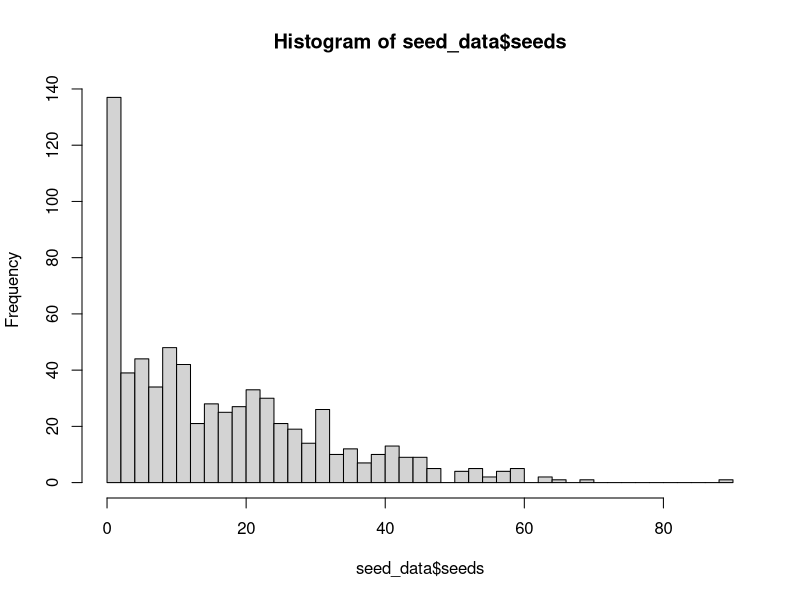
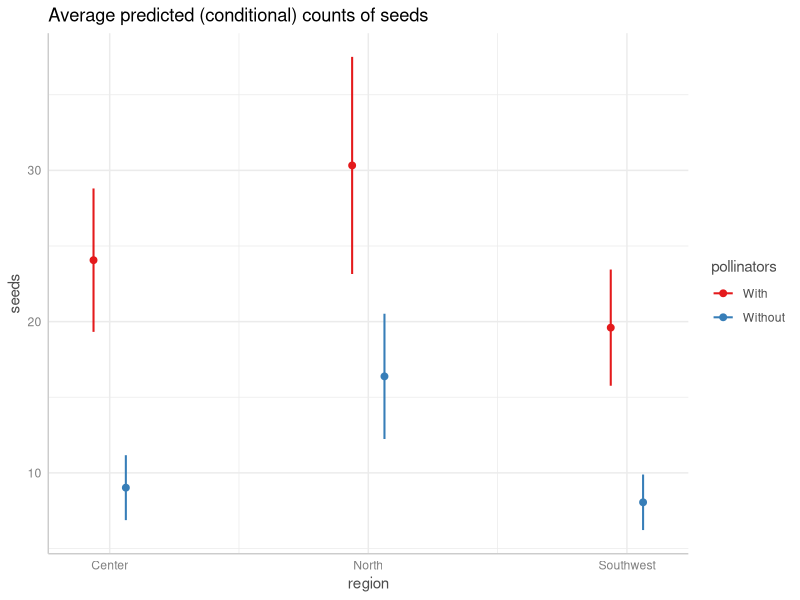
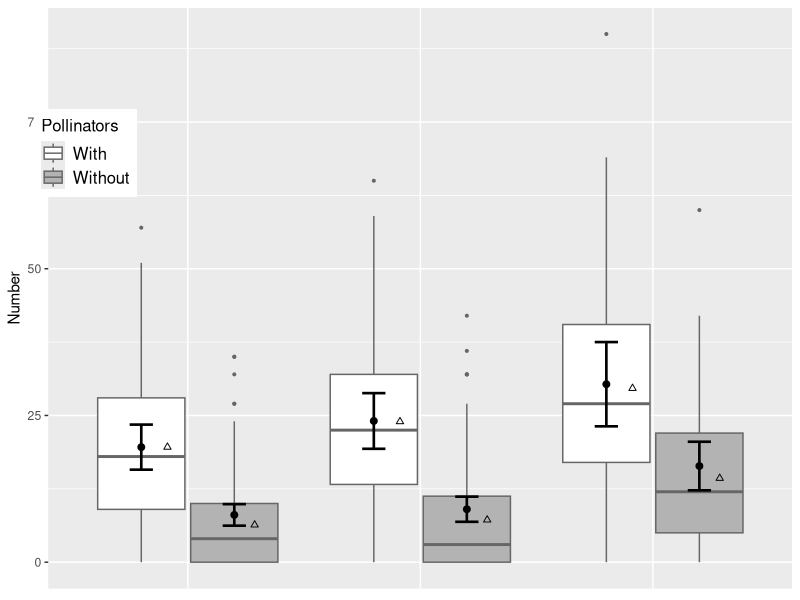
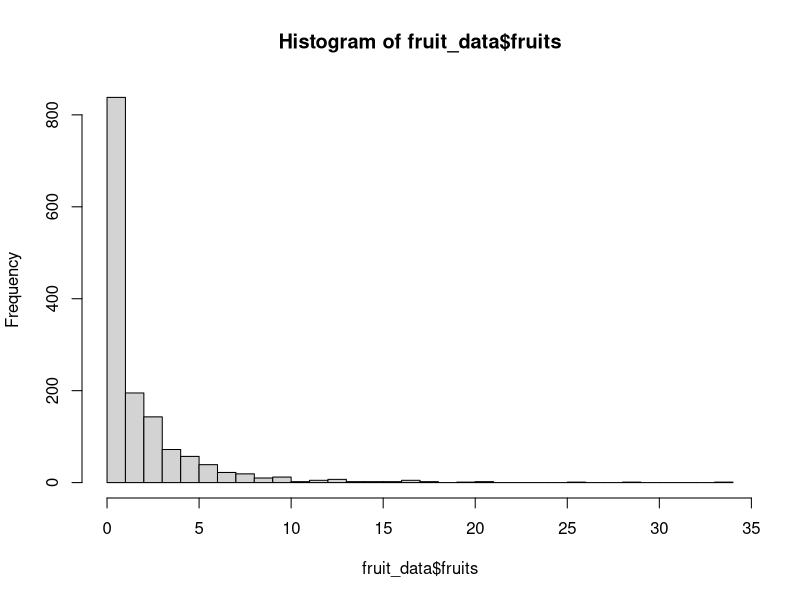
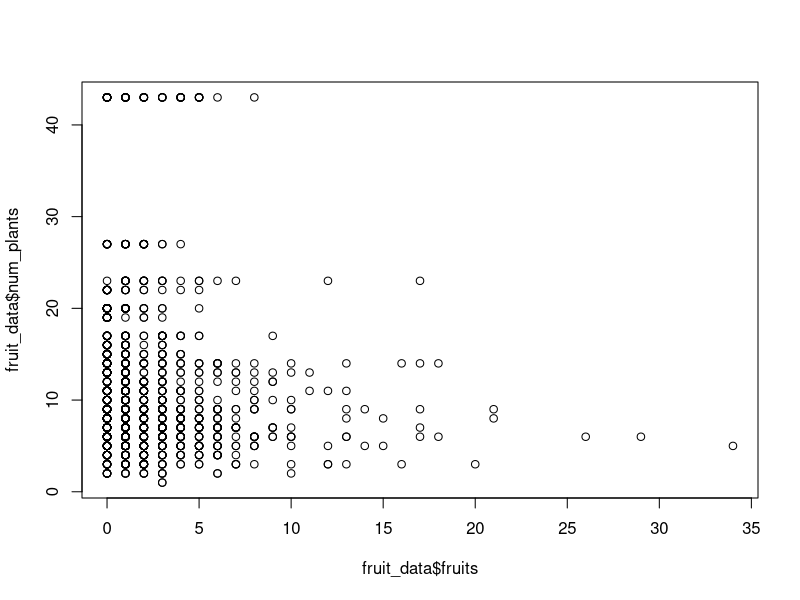
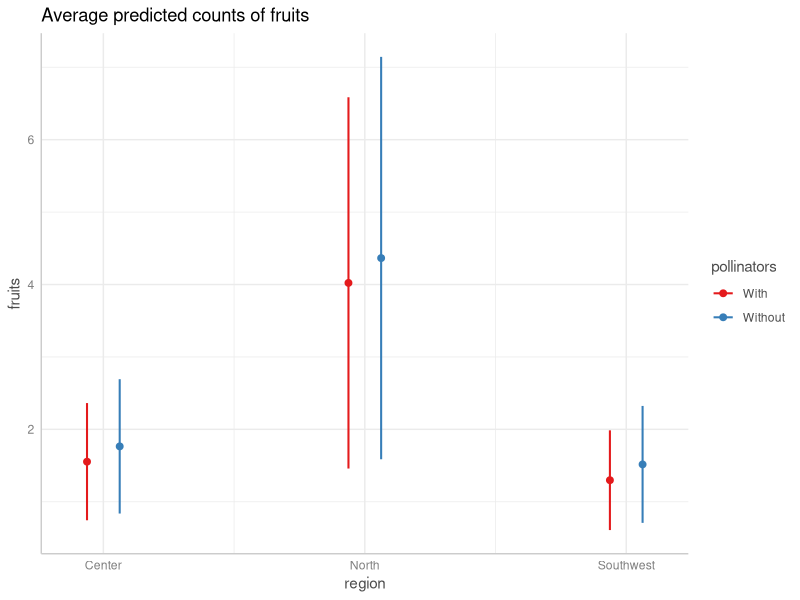
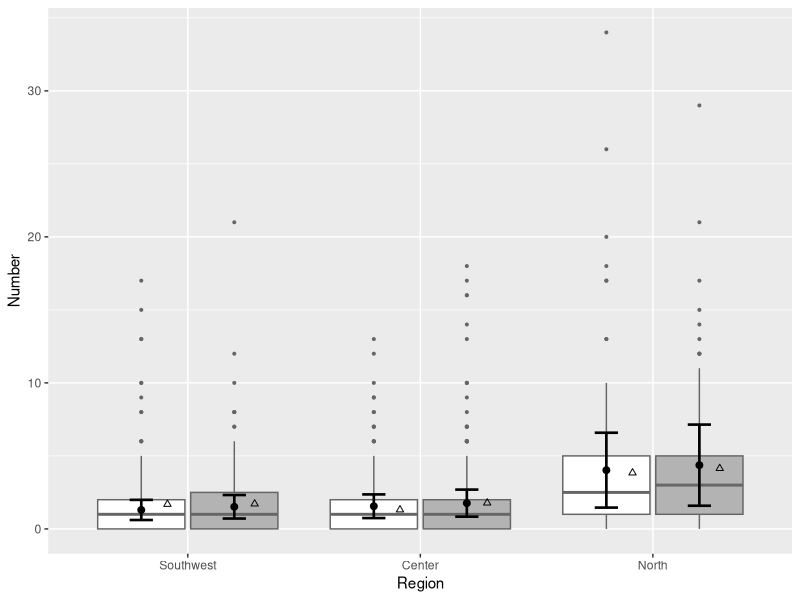
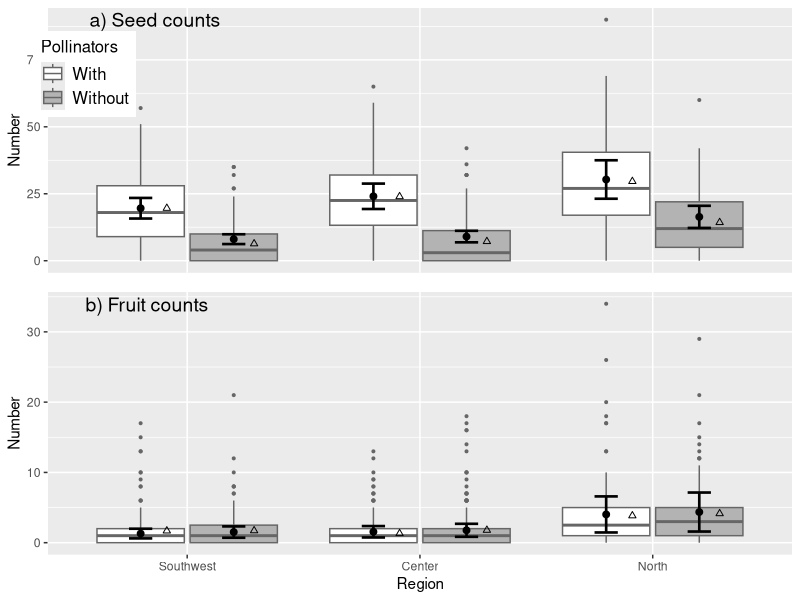

The R source for these figures, in order: (Note: this script raises an error after producing the figures.)
library(tidyverse) # for dataframe manipulation
library(glmmTMB) # for models
library(cowplot) # for figure aesthetics
library(ggeffects) # for prediction plots
library(magrittr) # for %<>%



# load and prep data ------------------------------------------------------

# site locations
locs = read.csv("data/all_clim.csv") %>% 
  select(site, lat)

# import fruit data
fruit_data <- read.csv("data/fruits.csv") %>% 
  filter(damage != "yes") %>% # remove damaged plants
  dplyr::select(fruits, net, water, region, site, blocksite, MAP_hist, 
                MAT_hist, Tsum_exp, PPT_sm_exp) %>% # select relevant columns
  mutate(pollinators = ifelse(net == "yes", "Without", "With")) # make inverted column, if plot was netted, no pollinators

fruit_data = left_join(fruit_data, locs)

plants_per_plot = fruit_data %>% group_by(site, net, water, blocksite) %>% summarize(num_plants = n())

fruit_data = left_join(fruit_data, plants_per_plot)

fruit_data$pollinators = factor(fruit_data$pollinators, levels = c("With", "Without")) # code this as a factor

# calculate means and SDs of predictors to backtransform for plots after scaling
PPT_sm_exp_mean = mean(fruit_data$PPT_sm_exp) 
PPT_sm_exp_sd = sd(fruit_data$PPT_sm_exp) 
MAT_mean = mean(fruit_data$MAT_hist) 
MAT_sd = sd(fruit_data$MAT_hist) 

# import seed data
seed_data <- read.csv("data/seeds.csv") %>% 
  filter(exclude_seeds_estimated != "yes") %>% # exclude fruits without precise seed counts
  dplyr::select(seeds, net, water, region, site, blocksite, MAP_hist,
                MAT_hist, Tsum_exp, PPT_sm_exp) %>% # select relevant columns
  mutate(pollinators = ifelse(net == "yes",  "Without", "With")) # make inverted column, if plot was netted, no pollinators

seed_data = left_join(seed_data, locs)
seed_data = left_join(seed_data, plants_per_plot)

seed_data$pollinators = factor(seed_data$pollinators, levels = c("With", "Without")) # code this as a factor

# scale all predictors
fruit_data$MAP_hist %<>% scale() %>% as.vector()
fruit_data$MAT_hist %<>% scale() %>% as.vector()
fruit_data$Tsum_exp %<>% scale() %>% as.vector()
fruit_data$PPT_sm_exp %<>% scale() %>% as.vector()

seed_data$MAP_hist %<>% scale() %>% as.vector()
seed_data$MAT_hist %<>% scale() %>% as.vector()
seed_data$Tsum_exp %<>% scale() %>% as.vector()
seed_data$PPT_sm_exp %<>% scale() %>% as.vector()

# subtract 1 from fruits to conform to negative binomial
fruit_data$fruits %<>% subtract(1)



# region and seeds --------------------------------------------------------

# make region a factor with center first for models, but in geographic order for plotting
seed_data$region = factor(seed_data$region, levels = c("Center", "North", "Southwest"))
seed_data$region_ordered = factor(seed_data$region, levels = c("Southwest", "Center", "North"))

# make a combined treatment column
seed_data$trt = paste0("Net", seed_data$net, "Water", seed_data$water)
# convert to pretty labels
seed_data$trtlabel = ifelse(seed_data$trt == "NetnoWaterno", "control", ifelse(seed_data$trt == "NetnoWateryes", "water addition", ifelse(seed_data$trt == "NetyesWaterno","pollinator exclusion", "both")))
# order labels
seed_data$trtlabel = factor(seed_data$trtlabel, levels = c("control", "water addition", "pollinator exclusion", "both"))

# table of seed set in different treatments
seed_data %>% group_by(pollinators, region) %>% summarize(seeds = mean(seeds))

# check out data distribution
hist(seed_data$seeds, breaks = 40)

# run model
seeds_reg_mod = glmmTMB(seeds ~ region*pollinators + num_plants + (1|site/blocksite), data = seed_data, family = nbinom2, ziformula = ~ 1)
summary(seeds_reg_mod)
# effect of pollinators, interaction between pollinators and north

# generate model predictions for plotting
pred_region = ggaverage(seeds_reg_mod, term = c("region", "pollinators"))
# check it out
plot(pred_region)
# change numeric column to region
pred_region$region = c("Center", "Center", "North", "North", "Southwest", "Southwest")
# alternate order for plotting
pred_region$region_ordered = factor(pred_region$region, levels = c("Southwest", "Center", "North"))
# make pollinator column
pred_region$pollinators = factor(pred_region$group, levels = c("With", "Without"))

# make plot
reg_a = ggplot() +
  # boxplots of raw data
  geom_boxplot(data = seed_data, aes(y = seeds, x = region_ordered, fill = pollinators), position = position_dodge(width = 0.8), color = "grey40", outlier.size = 0.7) +
  # model predicted means
  geom_point(data = pred_region, aes(y = predicted, x = region_ordered, group = pollinators), size = 2, 
                  position = position_dodge(width = 0.8)) +
  # confidence interval
  geom_errorbar(data = pred_region, aes(ymin = conf.low, ymax = conf.high, x = region_ordered, group = pollinators), size = 0.9, 
                  position = position_dodge(width = 0.8), width = 0.2) +
  # raw means  
  stat_summary(data = seed_data, aes(y = seeds, x = as.numeric(region_ordered) + 0.1, group = pollinators), geom = "point", fun.data = "mean_se", 
               position = position_dodge(width = 0.75), shape = 2, color = "black") +
  scale_fill_manual(values = c("white", "grey70")) +
  xlab("Region") +
  ylab("Number") +
  guides(fill = guide_legend(title = "Pollinators")) +
  theme(legend.position = c(0.05, 0.75),
        axis.title.x = element_blank(),
        axis.text.x = element_blank(),
        legend.title = element_text(size = 12),
        legend.text = element_text(size = 12),
        axis.ticks.x = element_blank()); reg_a



# region and fruits --------------------------------------------------------

# make region a factor with center first for models, but in geographic order for plotting
fruit_data$region = factor(fruit_data$region, levels = c("Center", "North", "Southwest"))
fruit_data$region_ordered = factor(fruit_data$region, levels = c("Southwest", "Center", "North"))

# make a combined treatment column
fruit_data$trt = paste0("Net", fruit_data$net, "Water", fruit_data$water)
# convert to pretty labels
fruit_data$trtlabel = ifelse(fruit_data$trt == "NetnoWaterno", "control", ifelse(fruit_data$trt == "NetnoWateryes", "water addition", ifelse(fruit_data$trt == "NetyesWaterno", "pollinator exclusion", "both")))
# order labels
fruit_data$trtlabel = factor(fruit_data$trtlabel, levels = c("control", "water addition", "pollinator exclusion", "both"))

# check out the distribution
hist(fruit_data$fruits, breaks = 40)
summary(fruit_data$fruits)
# how many pseudo-0s?
dim(fruit_data[fruit_data$fruits == 0,]); dim(fruit_data)

cor(fruit_data$fruits, fruit_data$num_plants)
plot(fruit_data$fruits, fruit_data$num_plants)

# run model
fruits_reg_mod = glmmTMB(fruits ~ region*pollinators + num_plants + (1|site/blocksite), data = fruit_data, family = nbinom2)
summary(fruits_reg_mod)
# significant effect of north, pollinator exclusion, marginal interaction between these two factors

# generate model predictions for plotting
pred_region_fruits = ggaverage(fruits_reg_mod, term = c("region","pollinators"))
# check it out
plot(pred_region_fruits)
# create region column in two orders
pred_region_fruits$region = c("Center", "Center", "North", "North", "Southwest", "Southwest")
pred_region_fruits$region_ordered = factor(pred_region_fruits$region, levels = c("Southwest", "Center", "North"))
# create pollinator column
pred_region_fruits$pollinators = factor(pred_region_fruits$group, levels = c("With", "Without"))

# look at means
fruit_data %>% 
  group_by(region) %>% summarize(mean(fruits))
fruit_data %>% 
  group_by(net) %>% summarize(mean(fruits))

# make plot
reg_b = ggplot() +
  # boxplots of raw data
  geom_boxplot(data = fruit_data, aes(y = fruits, x = region_ordered, fill = pollinators), position = position_dodge(width = 0.8), color = "grey40", outlier.size = 0.7) +
  # model means
  geom_point(data = pred_region_fruits, aes(y = predicted, x = region_ordered, group = group), size = 2, 
             position = position_dodge(width = 0.8)) +
  # CIs
  geom_errorbar(data = pred_region_fruits, aes(ymin = conf.low, ymax = conf.high, x = region_ordered, group = group), size = 0.9, 
                position = position_dodge(width = 0.8), width = 0.2) +
  # raw means
  stat_summary(data = fruit_data, aes(y = fruits, x = as.numeric(region_ordered) + 0.1, group = pollinators), geom = "point", fun.data = "mean_se", 
               position = position_dodge(width = 0.75), shape = 2, color = "black") +
  scale_fill_manual(values = c("white", "grey70")) +
  xlab("Region") +
  ylab("Number") +
  guides(fill = FALSE); reg_b


plot_grid(reg_a, reg_b, ncol = 1, labels = c("a) Seed counts", "b) Fruit counts"), label_fontface = "plain", 
          rel_heights = c(0.9, 1), axis = "lr", label_x = 0.03, label_y = 0.98)
ggsave("revisions_two/Figure3.pdf", height = 7.5, width = 4)
ggsave("figs/seeds_fruits_region.pdf", height = 7.5, width = 4)



# seeds and summer precipitation -------------------------------------------

seeds_pptsum_mod = glmmTMB(seeds ~ PPT_sm_exp*pollinators + num_plants + (1|site/blocksite), data = seed_data, family = nbinom2, ziformula = ~ 1)
summary(seeds_pptsum_mod)
# only pollinator exclusion

pred = ggpredict(seeds_pptsum_mod, term = c("PPT_sm_exp","pollinators"))
plot(pred)



# seeds and summer temperature ----------------------------------------------

seeds_tsum_mod = glmmTMB(seeds ~ Tsum_exp*pollinators + num_plants + (1|site/blocksite), data = seed_data, family = nbinom2, ziformula = ~ 1)
summary(seeds_tsum_mod)
# only pollinator exclusion

pred = ggpredict(seeds_tsum_mod, term = c("Tsum_exp","pollinators"))
plot(pred)



# seeds and MAT ------------------------------------------------------------

seeds_mat_mod = glmmTMB(seeds ~ MAT_hist*pollinators + num_plants + (1|site/blocksite), data = seed_data, family = nbinom2, ziformula = ~ 1)
summary(seeds_mat_mod)
# only pollinator exclusion

pred = ggpredict(seeds_mat_mod, term = c("MAT_hist","pollinators"))
plot(pred)



# seeds and MAP ------------------------------------------------------------

seeds_map_mod = glmmTMB(seeds ~ MAP_hist*pollinators + num_plants + (1|site/blocksite), data = seed_data, family = nbinom2, ziformula = ~ 1)
summary(seeds_map_mod)
# effect of pollinator exclusion, marginally significant interaction

pred = ggpredict(seeds_map_mod, term = c("MAP_hist","pollinators"))
plot(pred)





# fruits and summer precipitation ------------------------------------------

# run model
fruits_pptsum_mod = glmmTMB(fruits ~ PPT_sm_exp*pollinators + num_plants + (1|site/blocksite), data = fruit_data, family = nbinom2)
summary(fruits_pptsum_mod)
# pollintors significant, significant interaction

# generate predictions for plotting
pred_fruits_pptsum = ggpredict(fruits_pptsum_mod, term = c("PPT_sm_exp","pollinators"))
# check them out
plot(pred_fruits_pptsum)
# rename x variable
pred_fruits_pptsum$PPT_sm_exp = pred_fruits_pptsum$x 

# generate raw means
fruits_means_pptsm = fruit_data %>% 
  group_by(PPT_sm_exp, pollinators, site) %>% 
  summarize(fruits_mean = mean(fruits))

# create plot and save to object for multipanel
fr_a = ggplot() +
  geom_ribbon(data = pred_fruits_pptsum, aes(ymin = conf.low, ymax = conf.high, x = (PPT_sm_exp*PPT_sm_exp_sd)+PPT_sm_exp_mean, fill = group), alpha = 0.3) +
  geom_line(data = pred_fruits_pptsum, aes(y = predicted, x = (PPT_sm_exp*PPT_sm_exp_sd)+PPT_sm_exp_mean, color = group), size = 1.5) +
  ylim(0, 7) +
  geom_point(data = fruits_means_pptsm, aes(y = fruits_mean, x = (PPT_sm_exp*PPT_sm_exp_sd)+PPT_sm_exp_mean, color = pollinators), size = 3) +
  xlab("Summer precipitation in 2015 (mm)") +
  ylab("Fruit count") +
  theme(legend.position = c(0.05, 0.7),
        legend.title = element_text(size = 12),
        legend.text = element_text(size = 12)) +
  scale_fill_manual("Pollinators", values = c("black", "grey50")) +
  scale_color_manual("Pollinators", values = c("black", "grey50")); fr_a



# fruits and summer temperature -------------------------------------------

fruits_tsum_mod = glmmTMB(fruits ~ Tsum_exp*pollinators + num_plants + (1|site/blocksite), data = fruit_data, family = nbinom2)
summary(fruits_tsum_mod)
# only pollinators significant

pred = ggpredict(fruits_tsum_mod, term = c("Tsum_exp","pollinators"))
plot(pred)



# fruits and MAT ----------------------------------------------------------

# run model
fruits_mat_mod = glmmTMB(fruits ~ MAT_hist*pollinators + num_plants + (1|site/blocksite), data = fruit_data, family = nbinom2)
summary(fruits_mat_mod)
# MAT significant, pollinators significant, marginal interaction

# generate predictions for plotting
pred_fruits_mat = ggpredict(fruits_mat_mod, term = c("MAT_hist","pollinators"))
# check them out
plot(pred_fruits_mat)
# rename x variable
pred_fruits_mat$MAT_hist = pred_fruits_mat$x 

# calculate raw means
fruits_means_mat = fruit_data %>% 
  group_by(MAT_hist, pollinators, site) %>% 
  summarize(fruits_mean = mean(fruits))

# make plot and save to object for multipanel
fr_b = ggplot() +
  geom_ribbon(data = pred_fruits_mat, aes(ymin = conf.low, ymax = conf.high, x = (MAT_hist*MAT_sd)+MAT_mean, fill = group), alpha = 0.3) +
  geom_line(data = pred_fruits_mat, aes(y = predicted, x = (MAT_hist*MAT_sd)+MAT_mean, color = group), size = 1.5) +
  # geom_point(data = fruits_means_pptsm, aes(y = fruits, x = (MAT_hist*MAT_sd)+MAT_mean, color = pollinators)) +
  geom_point(data = fruits_means_mat, aes(y = fruits_mean, x = (MAT_hist*MAT_sd)+MAT_mean, color = pollinators), size = 3) +
  xlab("Mean annual temperature (°C)") +
  ylab("Fruit count") +
  ylim(0, 7) +
  guides(fill = FALSE, color = FALSE) +
  scale_fill_manual("Pollinators", values = c("black", "grey50")) +
  scale_color_manual("Pollinators", values = c("black", "grey50")) +
  guides(shape = FALSE) +
  theme(axis.title.y = element_blank(),
        axis.text.y = element_blank(),
        axis.ticks.y = element_blank()); fr_b

plot_grid(fr_a, fr_b, labels = c("a)", "b)"), label_fontface = "plain", rel_widths = c(1, 0.9), axis = "tb", label_x = c(0.15, 0.05), label_y = 0.98)
ggsave("figs/fruit_climate.pdf", width = 7.5, height = 4)
ggsave("revisions_two/Figure4.pdf", width = 7.5, height = 4)




# fruits and MAP ----------------------------------------------------------

fruits_map_mod = glmmTMB(fruits ~ MAP_hist*pollinators + num_plants + (1|site/blocksite), data = fruit_data, family = nbinom2)
summary(fruits_map_mod)
# only pollinators significant

pred = ggpredict(fruits_map_mod, term = c("MAP_hist","pollinators"))
plot(pred)



# seed production and plant counts in the next year -----------------------

dat = read.csv("data/seeds_per_plot.csv") %>% 
  select(region, site, blocksite, plantcount_2015, plantcount_2016_total, plantcount_2016_inner, total)

# data distributions, both counts are pretty left-skewed
hist(dat$plantcount_2016_inner)
hist(dat$plantcount_2016_total, breaks = 200)
plot(dat$plantcount_2016_total, dat$plantcount_2016_inner)
plot(dat$plantcount_2015, dat$plantcount_2016_inner)
plot(dat$plantcount_2015, dat$plantcount_2016_total)
plot(log(dat$plantcount_2016_total), log(dat$total))

# scale some variables
dat$plantcount_2016_scaled = as.vector(scale(dat$plantcount_2016_total))
dat$total_scaled = as.vector(scale(dat$total))
dat$plantcount_2015_scaled = as.vector(scale(dat$plantcount_2015))

# run model
next_year_mod = glmmTMB(plantcount_2016_total ~ total_scaled + (1|site/blocksite), family = poisson, data = dat)
summary(next_year_mod)

pred_next_year = ggpredict(next_year_mod, term = "total_scaled", pretty = FALSE)
plot(pred_next_year)
pred_next_year$x_un = pred_next_year$x * sd(dat$total) + mean(dat$total)

ggplot() +
  geom_line(data = pred_next_year, aes(x = x_un, y = predicted)) +
  geom_ribbon(data = pred_next_year, aes(x = x_un, ymin = conf.low, ymax= conf.high), alpha = 0.2) +
  ylab("Adult plants in 2016") +
  xlab("Estimated seed input in 2015")


# run model with plants in 2015 as a covariate
next_year_mod = glmmTMB(plantcount_2016_total ~ total_scaled + plantcount_2015 + (1|site/blocksite), family = poisson, data = dat)
summary(next_year_mod)

pred_next_year = ggpredict(next_year_mod, term = "total_scaled", pretty = FALSE)
plot(pred_next_year)
pred_next_year$x_un = pred_next_year$x * sd(dat$total) + mean(dat$total)

ggplot() +
  geom_line(data = pred_next_year, aes(x = x_un, y = predicted)) +
  geom_ribbon(data = pred_next_year, aes(x = x_un, ymin = conf.low, ymax= conf.high), alpha = 0.2) +
  ylab("Adult plants in 2016") +
  xlab("Estimated seed input in 2015")

# result is similar, even when number of plants last year is a covariate. 
# number of plants last year is also significant



# gather model output for tables -------------------------------------------

mod_list = ls(pattern = "*mod")
seeds_mod_list = grep("seeds*", mod_list, value = TRUE)
fruits_mod_list = grep("fruits*", mod_list, value = TRUE)

for (i in 1:length(seeds_mod_list)){
  mod = get(as.character(seeds_mod_list[i]))
  mod_sum = summary(get(as.character(seeds_mod_list[i])))
  c = rownames_to_column(data.frame(t(mod_sum$coefficients$cond)))
  seeds_results = cbind(model = paste(mod_list[i]), part = "cond", c) 
  if (i == 1) seeds_results_new = seeds_results else seeds_results_new = bind_rows(seeds_results_old, seeds_results)
  seeds_results_old = seeds_results_new
}

results_seeds = seeds_results_new %>% 
  unite(model, model, part, remove = TRUE, sep = ".") %>% 
  gather(var, value, c(3:16)) %>%
  filter(!is.na(value)) %>%
  unite(variable, var, rowname, sep = ":") %>%
  spread(variable, value)

write.csv(results_seeds, "tables/seeds_wide.csv")

for (i in 1:length(fruits_mod_list)){
  mod = get(as.character(fruits_mod_list[i]))
  mod_sum = summary(get(as.character(fruits_mod_list[i])))
  c = rownames_to_column(data.frame(t(mod_sum$coefficients$cond)))
  fruits_results = cbind(model = paste(mod_list[i]), part = "cond", c) 
  if (i == 1) fruits_results_new = fruits_results else fruits_results_new = bind_rows(fruits_results_old, fruits_results)
  fruits_results_old = fruits_results_new
}

results_fruits = fruits_results_new  %>% 
  unite(model, model, part, remove = TRUE, sep = ".") %>% 
  gather(var, value, c(3:16)) %>%
  filter(!is.na(value)) %>%
  unite(variable, var, rowname, sep = ":") %>%
  spread(variable, value)

write.csv(results_fruits, "tables/fruits_wide.csv")



# NOT IN MS -----------------------------------------------------------------



# look at seeds as a proportion of seeds in control plots -------------------

seeds_net = seed_data %>% filter(net == "yes") %>% 
  group_by(region, site, blocksite, MAP_hist, MAT_hist, Tsum_exp, PPT_sm_exp) %>% 
  summarize(seeds_net = mean(seeds))

seeds_nonet = seed_data %>% filter(net == "no") %>% 
  group_by(region, site, blocksite, MAP_hist, MAT_hist, Tsum_exp, PPT_sm_exp) %>% 
  summarize(seeds_nonet = mean(seeds))

seeds_binom = left_join(seeds_net, seeds_nonet) %>% 
  group_by(region, site, blocksite, MAP_hist, MAT_hist, Tsum_exp, PPT_sm_exp) %>% 

seeds_binom$region = factor(seeds_binom$region, levels = c("Southwest", "Center", "North"))

ggplot(seeds_binom, aes(y = prop_seeds, x = region)) +
  geom_boxplot() +
  xlab("Region") +
  ylab("Proportion seed set in\nabsence of pollinators") +
  ylim(0,1)

# with water

seeds_net_water = seed_data %>% filter(net == "yes") %>% 
  group_by(region, site, blocksite, MAP_hist, MAT_hist, Tsum_exp, PPT_sm_exp, water) %>% 
  summarize(seeds_net = mean(seeds))

seeds_nonet_water = seed_data %>% filter(net == "no") %>% 
  group_by(region, site, blocksite, MAP_hist, MAT_hist, Tsum_exp, PPT_sm_exp, water) %>% 
  summarize(seeds_nonet = mean(seeds))

seeds_binom_water = left_join(seeds_net_water, seeds_nonet_water) %>% 
  group_by(region, site, blocksite, MAP_hist, MAT_hist, Tsum_exp, PPT_sm_exp, water) %>% 
  mutate(prop_seeds = seeds_net/seeds_nonet)
seeds_binom_water$prop_seeds[seeds_binom_water$prop_seeds > 1] = 1

ggplot(seeds_binom_water, aes(y = prop_seeds, x = region, fill = water)) +
  geom_boxplot() +
  xlab("Region") +
  ylab("Proportion seed set in\nabsence of pollinators")



# latitude and seeds --------------------------------------------------------

# run model
seeds_lat_mod = glmmTMB(seeds ~ poly(lat,2)*pollinators + (1|site/blocksite), data = seed_data, family = nbinom2, ziformula = ~ 1)
summary(seeds_lat_mod)

# generate model predictions for plotting
pred_lat = ggaverage(seeds_lat_mod, term = c("lat", "pollinators"))
# check it out
plot(pred_lat)
# with pollinators, linear increase in seed production across latitude
# without pollinators, slight uptick in seed production at both high and low latitudes


# center-edge contrasts -----------------------------------------------------

# generate center-edge factor
seed_data$center_edge = ifelse(seed_data$region == "Center", "Center", "Edge")

# run model
seeds_ce_mod = glmmTMB(seeds ~ center_edge*pollinators + (1|site/blocksite), data = seed_data, family = nbinom2, ziformula = ~ 1)
summary(seeds_ce_mod)

# generate model predictions for plotting
pred_ce = ggpredict(seeds_ce_mod, term = c("center_edge", "pollinators"))
# check it out
plot(pred_ce)
# with pollinators, linear increase in seed production across latitude
# without pollinators, slight uptick in seed production at both high and low latitudes



# plots and models with water addition: seeds -----------------------------

# model including water
seeds_reg_wat = glmmTMB(seeds ~ region*pollinators*water + (1|site/blocksite), data = seed_data, family = nbinom2, ziformula = ~ 1)
summary(seeds_reg_wat)
# significant pollinator*water interaction

# generate model predictions for plotting
pred_seeds_wat = ggaverage(seeds_reg_wat, term = c("region", "water", "pollinators"))
# check it out
plot(pred_seeds_wat)
# convert numeric levels to regions
pred_seeds_wat$region = c("Center", "Center","Center", "Center", "North", "North", "North", "North", "Southwest", "Southwest", "Southwest", "Southwest")
# again, create different order for plotting
pred_seeds_wat$region_ordered = factor(pred_seeds_wat$region, levels = c("Southwest", "Center", "North"))
# make water column
pred_seeds_wat$water = factor(pred_seeds_wat$group, levels = c("yes", "no"))
# make pollinator column
pred_seeds_wat$pollinators = factor(pred_seeds_wat$facet, levels = c("With", "Without"))
# make combined treatment column
pred_seeds_wat$trtlabel = ifelse(pred_seeds_wat$water == "no" & pred_seeds_wat$pollinators == "With", "control", ifelse(pred_seeds_wat$water == "yes" & pred_seeds_wat$pollinators == "With", "water addition", ifelse(pred_seeds_wat$water == "no" & pred_seeds_wat$pollinators == "Without", "pollinator exclusion", "both")))
# order these levels
pred_seeds_wat$trtlabel = factor(pred_seeds_wat$trtlabel, levels = c("control", "water addition", "pollinator exclusion", "both"))

# make plot
ggplot() +
  # boxplots of raw data
  geom_boxplot(data = seed_data, aes(y = seeds, x = region_ordered, fill = trtlabel), outlier.size = 0.7) +
  # predicted means
  geom_point(data = pred_seeds_wat, aes(y = predicted, x = region_ordered, group = trtlabel), size = 2, 
             position = position_dodge(width = 0.75)) +
  # confidence intervals
  geom_errorbar(data = pred_seeds_wat, aes(ymin = conf.low, ymax = conf.high, x = region_ordered, group = trtlabel), size = 0.9, 
                position = position_dodge(width = 0.75), width = 0.2) +
  # raw means
  stat_summary(data = seed_data, aes(y = seeds, x = as.numeric(region_ordered) + 0.05, group = trtlabel), geom = "point", fun.data = "mean_se", 
               position = position_dodge(width = 0.75), shape = 2, color = "black") +
  xlab("Region") +
  ylab("Seeds per fruit") +
  scale_fill_discrete(name = "Treatment")
ggsave("figs/seeds_water.pdf", height = 4, width = 8)



# plots and models with water addition: fruits ----------------------------

# model including water
fruits_reg_wat = glmmTMB(fruits ~ region*pollinators*water + (1|site/blocksite), data = fruit_data, family = nbinom2)
summary(fruits_reg_wat)
# significant pollinator*water interaction and region*water interaction

# generate model predictions for plotting
pred_fruit_wat = ggaverage(fruits_reg_wat, term = c("region","water", "pollinators"))
# check it out
plot(pred_fruit_wat)
# convert numeric levels to regions
pred_fruit_wat$region = c("Center", "Center","Center", "Center", "North", "North", "North", "North", "Southwest", "Southwest", "Southwest", "Southwest")
# again, create different order for plotting
pred_fruit_wat$region_ordered = factor(pred_fruit_wat$region, levels = c("Southwest", "Center", "North"))
# make water column
pred_fruit_wat$water = factor(pred_fruit_wat$group, levels = c("yes", "no"))
# make pollinator column
pred_fruit_wat$pollinators = factor(pred_fruit_wat$facet, levels = c("With", "Without"))
# make combined treatment column
pred_fruit_wat$trtlabel = ifelse(pred_fruit_wat$water == "no" & pred_fruit_wat$pollinators == "With", "control", ifelse(pred_fruit_wat$water == "yes" & pred_fruit_wat$pollinators == "With", "water addition", ifelse(pred_fruit_wat$water == "no" & pred_fruit_wat$pollinators == "Without", "pollinator exclusion", "both")))
# order these levels
pred_fruit_wat$trtlabel = factor(pred_fruit_wat$trtlabel, levels = c("control", "water addition", "pollinator exclusion", "both"))

# make plot
ggplot() +
  # boxplot of raw data
  geom_boxplot(data = fruit_data, aes(y = fruits, x = region_ordered, fill = trtlabel), outlier.size = 0.7) +
  # model predicted means
  geom_point(data = pred_fruit_wat, aes(y = predicted, x = region_ordered, group = trtlabel), size = 2, 
             position = position_dodge(width = 0.75)) +
  # confidence intervals
  geom_errorbar(data = pred_fruit_wat, aes(ymin = conf.low, ymax = conf.high, x = region_ordered, group = trtlabel), size = 0.9, 
                position = position_dodge(width = 0.75), width = 0.2) +
  # raw means
  stat_summary(data = fruit_data, aes(y = fruits, x = as.numeric(region_ordered) + 0.05, group = trtlabel), geom = "point", fun.data = "mean_se", 
               position = position_dodge(width = 0.75), shape = 2, color = "black") +
  xlab("Region") +
  ylab("Fruits per plant") +
  scale_fill_discrete(name = "Treatment")
ggsave("figs/fruits_water.pdf", height = 4, width = 8)
